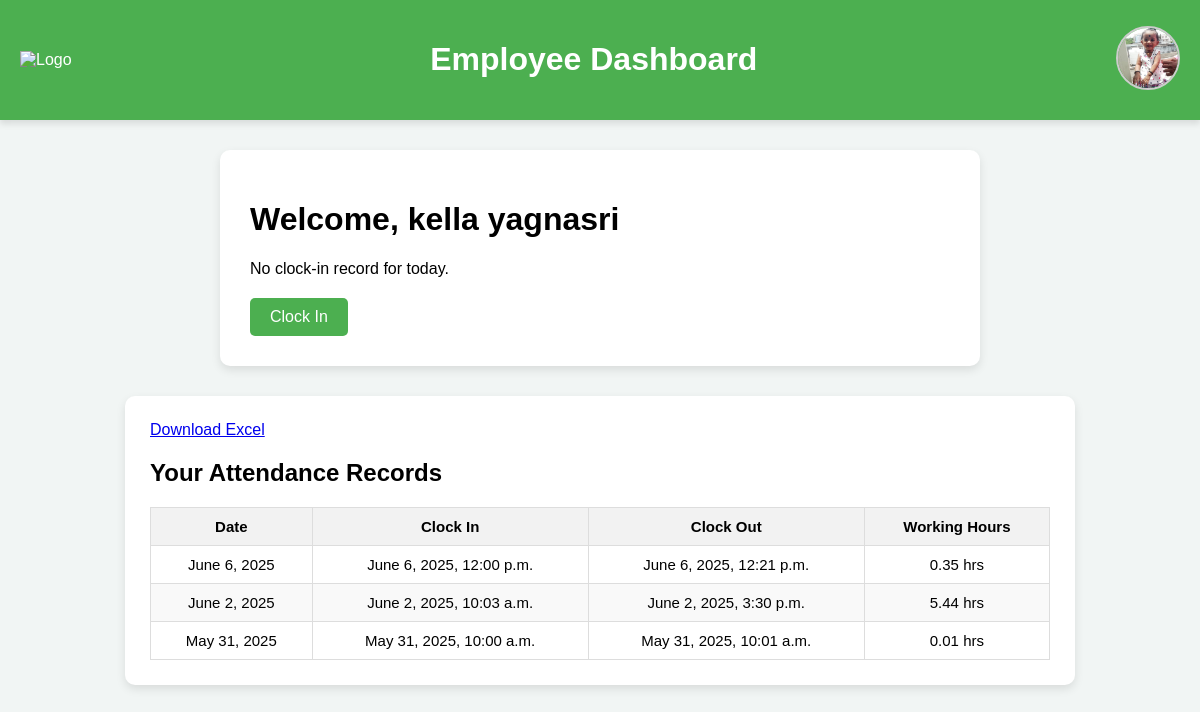
Screenshot of /employee/dashboard/ (signed in) with the database file from the repository.
### musterapp/models.py (models this page shows, shortened)
class CustomUser(AbstractUser):
    username = None
    role = models.CharField(choices=ROLE_TYPE, max_length=100)
    employee_id = models.CharField(max_length=100, unique=True)
    email = models.EmailField(max_length=254, unique=True)
    phone_number = models.CharField(max_length=15, blank=True, null=True)
    department = models.CharField(max_length=100, blank=True, null=True)
    profile_photo = models.ImageField(upload_to='profile_photos/', null=True, blank=True)
    is_active = models.BooleanField(default=True)
    is_staff = models.BooleanField(default=False)
    USERNAME_FIELD = "employee_id"
    REQUIRED_FIELDS = ['email']
    objects = UserManager()

class Attendance(models.Model):
    employee = models.ForeignKey(settings.AUTH_USER_MODEL, on_delete=models.CASCADE)
    clock_in = models.DateTimeField(null=True, blank=True)
    clock_in_location = models.CharField(max_length=255, blank=True, null=True)
    clock_out = models.DateTimeField(null=True, blank=True)
    clock_out_location = models.CharField(max_length=255, blank=True, null=True)
    date = models.DateField(auto_now_add=True)
    def working_hours(self):
        if self.clock_in and self.clock_out:
            return round((self.clock_out - self.clock_in).total_seconds() / 3600, 2)
        return None
    class Meta:
        unique_together = ('employee', 'date')

### musterapp/views.py (the view)
# urls.py: path('employee/dashboard/', views.employee_dashboard, name='employee_dashboard'),
@login_required
def employee_dashboard(request):
    if request.user.role != 'Employee':
        raise PermissionDenied
    today = timezone.localdate()
    today_attendance = Attendance.objects.filter(
        employee=request.user,
        date=today
    ).first()
    past_records = Attendance.objects.filter(
        employee=request.user
    ).order_by('-date')
    return render(request, 'employee_dashboard.html', {
        'attendance': today_attendance,
        'attendance_records': past_records,
    })

### musterapp/templates/employee_dashboard.html (shortened to what this page needs)
{% load tz %}
{% load static %}
<!DOCTYPE html>
<html lang="en">
<head>
    <link rel="stylesheet" href="{% static 'css/employee_dashboard.css' %}">
    <link rel="stylesheet" href="https://cdnjs.cloudflare.com/ajax/libs/font-awesome/5.15.4/css/all.min.css">
</head>
<body>
<div class="header">
    <div class="logo">
        <img src="https://www.lorainnovations.com/assets/img/Lora.jpg" alt="Logo">
    </div>
    <h1>Employee Dashboard</h1>
    <div class="profile">
        {% if user.profile_photo %}
            <img src="{{ user.profile_photo.url }}" alt="Profile Photo" class="profile-photo" onclick="toggleProfileModal()">
        {% else %}
            <img src="{% static 'images/default-user.png' %}" alt="Default Profile" class="profile-photo" onclick="toggleProfileModal()">
        {% endif %}
    </div>
</div>
<div class="container">
    <div class="dashboard-header">
        <h1>Welcome, {{ user.first_name }} {{ user.last_name }}</h1>
    </div>
    <div class="status-section">
        {% if attendance %}
            <div class="status">
                <p><strong>Clock In:</strong> {{ attendance.clock_in|localtime }}</p>
                <p><strong>Clock Out:</strong>
                    {% if attendance.clock_out %}
                        {{ attendance.clock_out|localtime }}
                    {% else %}
                        Not clocked out yet
                    {% endif %}
                </p>
            </div>
        {% else %}
            <div class="status">
                <p>No clock-in record for today.</p>
            </div>
        {% endif %}
    </div>
    <div class="clock-buttons">
        {% if attendance %}
            {% if not attendance.clock_out %}
                <form id="clockOutForm" method="post" action="{% url 'clock_out' %}">
                    {% csrf_token %}
                    <input type="hidden" name="location" id="clockOutLocation">
                    <button type="submit" class="button clock-out">Clock Out</button>
                </form>
            {% endif %}
        {% else %}
            <form id="clockInForm" method="post" action="{% url 'clock_in' %}">
                <button type="submit" class="button clock-in">Clock In</button>
            </form>
        {% endif %}
    </div>
</div>
<div class="attendance-container">
    <a href="{% url 'export_record_excel' %}" class="btn btn-success">Download Excel</a>
    <h2>Your Attendance Records</h2>
    <table class="attendance-table">
        <thead>
            <tr>
                <th>Date</th>
                <th>Clock In</th>
                <th>Clock Out</th>
                <th>Working Hours</th>
            </tr>
        </thead>
        <tbody>
            {% for record in attendance_records %}
            <tr>
                <td>{{ record.date }}</td>
                <td>{{ record.clock_in|date:"F j, Y" }}, {{ record.clock_in|time:"g:i a" }}</td>
                <td>
                    {% if record.clock_out %}
                        {{ record.clock_out|date:"F j, Y" }}, {{ record.clock_out|time:"g:i a" }}
                    {% else %}
                        Not clocked out yet
                    {% endif %}
                </td>
                <td>{{ record.working_hours }} hrs</td>
            </tr>
            {% empty %}
            <tr>
                <td colspan="4">No records found.</td>
            </tr>
            {% endfor %}
        </tbody>
    </table>
</div>
</body>
</html>

### musterapp/static/css/employee_dashboard.css (style rules this page uses)
body { font-family: Arial, sans-serif; background-color: #f1f5f4; margin: 0; padding: 0; }
.header { background-color: #4CAF50; color: white; padding: 20px; display: flex; align-items: center; justify-content: space-between; box-shadow: 0 4px 6px rgba(0, 0, 0, 0.1); }
.logo img { height: 40px; }
.profile { position: relative; }
.container { background-color: white; max-width: 700px; margin: 30px auto; padding: 30px; border-radius: 10px; box-shadow: 0 4px 10px rgba(0, 0, 0, 0.1); }
.dashboard-header { margin-bottom: 20px; }
.status-section p { font-size: 16px; margin: 10px 0; }
.clock-buttons { margin-top: 20px; }
.button { padding: 10px 20px; border: none; border-radius: 5px; font-size: 16px; cursor: pointer; }
.clock-in { background-color: #4CAF50; color: white; }
.attendance-container { max-width: 900px; margin: 20px auto; background: white; padding: 25px; border-radius: 10px; box-shadow: 0 4px 10px rgba(0, 0, 0, 0.1); }
.attendance-table { width: 100%; border-collapse: collapse; font-size: 15px; }
.attendance-table th, .attendance-table td { border: 1px solid #ddd; padding: 10px; text-align: center; }
.attendance-table th { background-color: #f2f2f2; font-weight: bold; }
.attendance-table tr:nth-child(even) { background-color: #f9f9f9; }
.profile-photo { width: 60px; height: 60px; border-radius: 50%; object-fit: cover; cursor: pointer; border: 2px solid #ccc; transition: 0.3s ease; }

### musterapp/templates/employee_dashboard.html (style rules this page uses)
body { font-family: Arial, sans-serif; background-color: #f1f5f4; margin: 0; padding: 0; }
.header { background-color: #4CAF50; color: white; padding: 20px; display: flex; align-items: center; justify-content: space-between; box-shadow: 0 4px 6px rgba(0, 0, 0, 0.1); }
.logo img { height: 40px; }
.profile { position: relative; }
.container { background-color: white; max-width: 700px; margin: 30px auto; padding: 30px; border-radius: 10px; box-shadow: 0 4px 10px rgba(0, 0, 0, 0.1); }
.dashboard-header { margin-bottom: 20px; }
.status-section p { font-size: 16px; margin: 10px 0; }
.clock-buttons { margin-top: 20px; }
.button { padding: 10px 20px; border: none; border-radius: 5px; font-size: 16px; cursor: pointer; }
.clock-in { background-color: #4CAF50; color: white; }
.attendance-container { max-width: 900px; margin: 20px auto; background: white; padding: 25px; border-radius: 10px; box-shadow: 0 4px 10px rgba(0, 0, 0, 0.1); }
.attendance-table { width: 100%; border-collapse: collapse; font-size: 15px; }
.attendance-table th, .attendance-table td { border: 1px solid #ddd; padding: 10px; text-align: center; }
.attendance-table th { background-color: #f2f2f2; font-weight: bold; }
.attendance-table tr:nth-child(even) { background-color: #f9f9f9; }
.profile-photo { width: 60px; height: 60px; border-radius: 50%; object-fit: cover; cursor: pointer; border: 2px solid #ccc; transition: 0.3s ease; }

### rows the page displays
CustomUser: profile_photo (picture), first_name "kella", last_name "yagnasri"
Attendance: date "June 6, 2025", clock_in "June 6, 2025", clock_in "12:00 p.m.", clock_out "June 6, 2025", clock_out "12:21 p.m.", working_hours "0.35"
Attendance: date "June 2, 2025", clock_in "June 2, 2025", clock_in "10:03 a.m.", clock_out "June 2, 2025", clock_out "3:30 p.m.", working_hours "5.44"
Attendance: date "May 31, 2025", clock_in "May 31, 2025", clock_in "10:00 a.m.", clock_out "May 31, 2025", clock_out "10:01 a.m.", working_hours "0.01"
